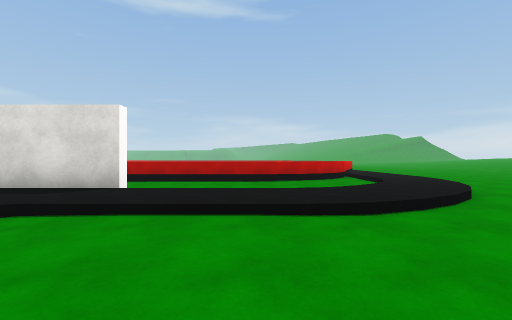
[1] (above)

21 first-person views from a walk through a 3-D level made in the Unity game engine. The camera is 1.2 m above the floor, looks level and sees 90° across. The floor is counted in squares, 2 m on a side. Each view is taken from the middle of a square. On the plan, view 1 faces up. The plan holds only what a view shows up to about 9 squares ahead; the rest is blank. The place goes on beyond the plan. Some surface patterns are stand-ins.

[2]
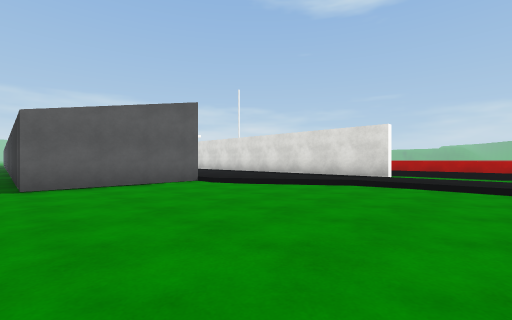

[3]
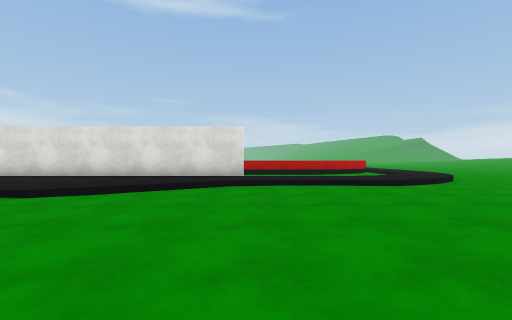

[4]
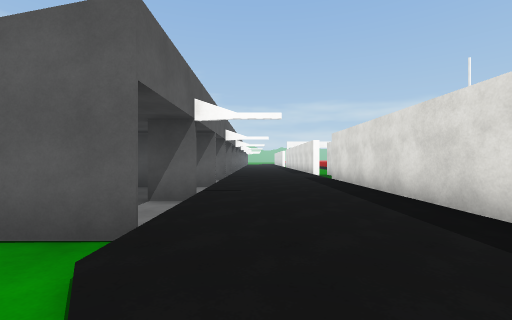

[5]
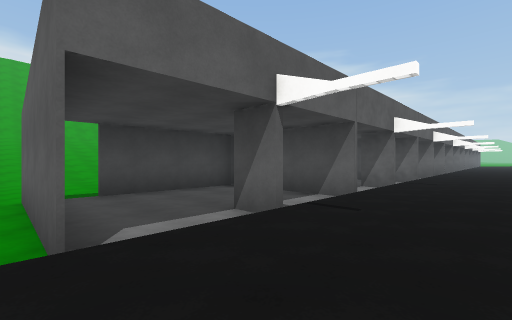

[6]
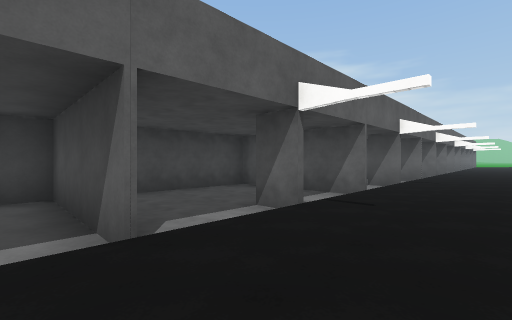

[7]
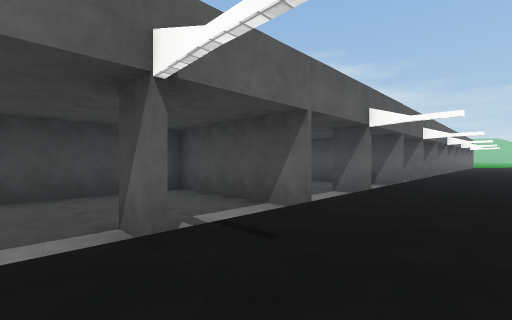

[8]
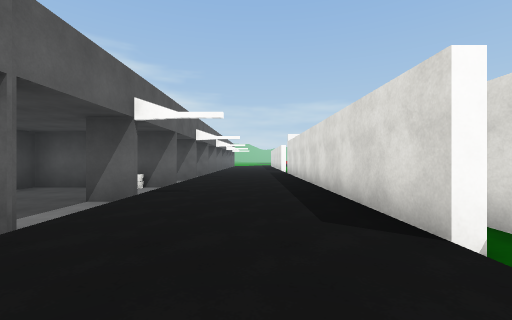

[9]
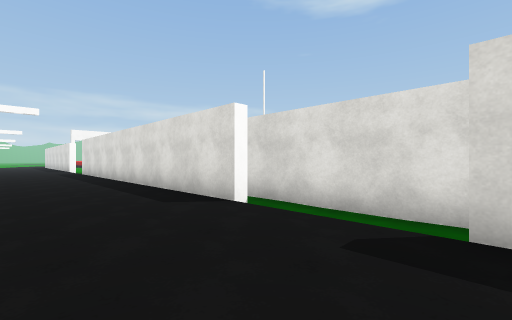

[10]
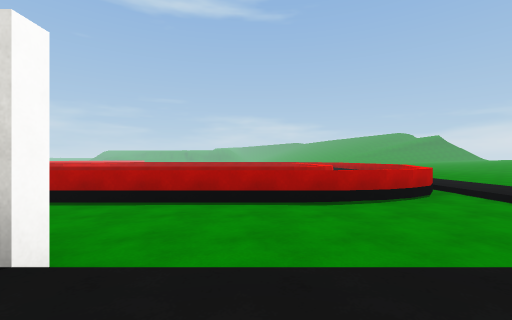

[11]
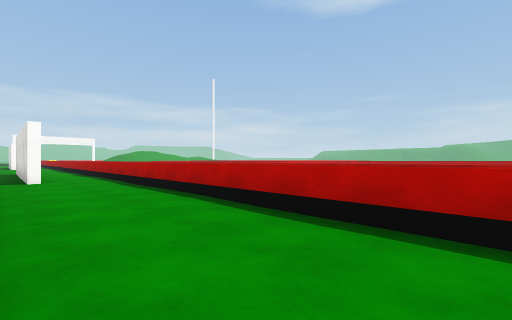

[12]
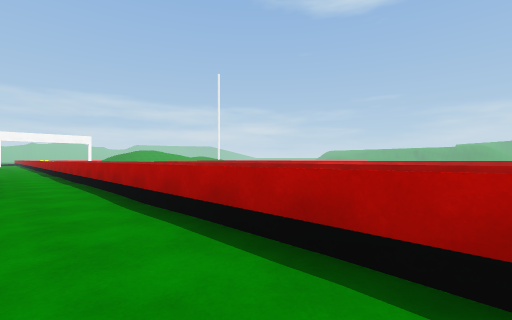

[13]
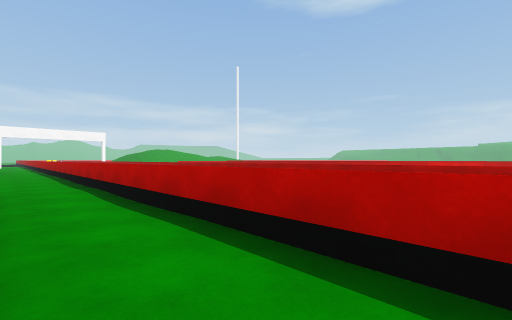

[14]
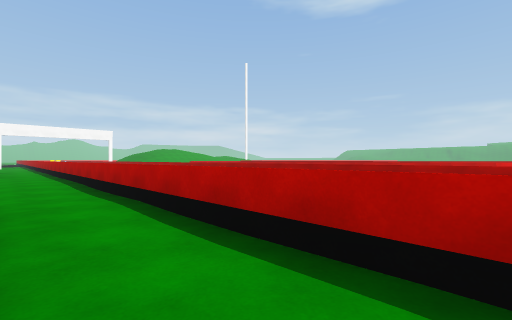

[15]
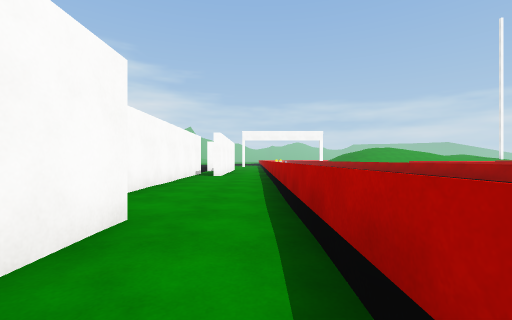

[16]
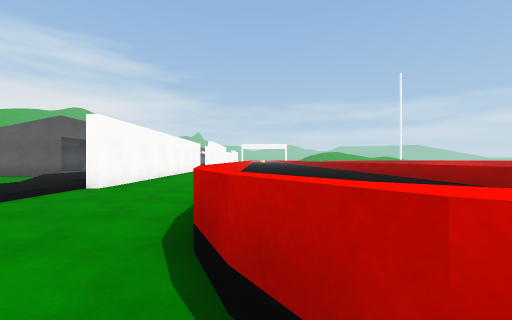

[17]
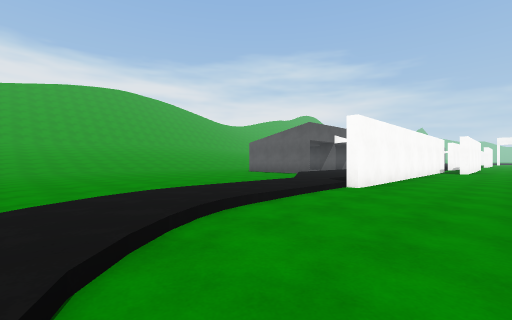

[18]
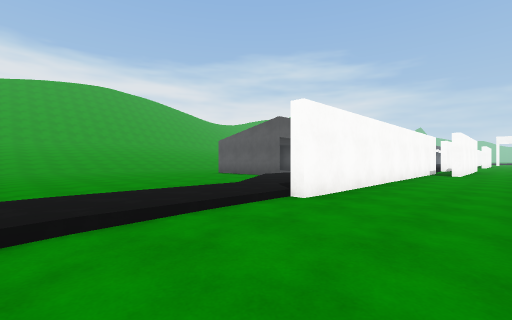

[19]
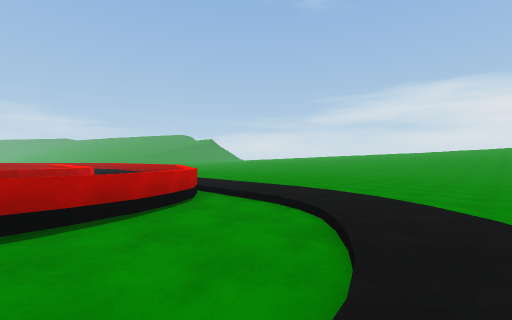

[20]
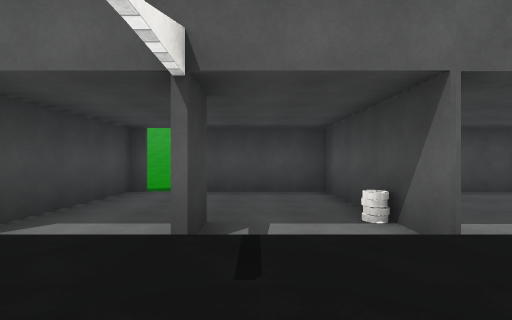

[21]
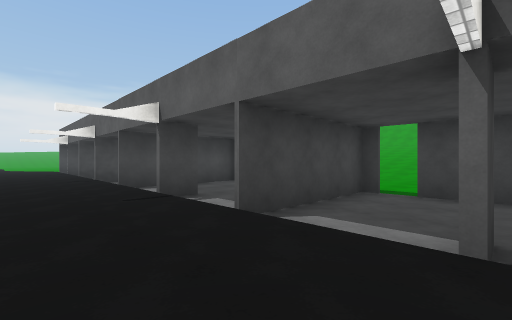

### Floor plan
Key: @ floor where view 1 was taken; # wall or solid block; . main floor; : floor 0.25 m higher than the main floor; / step, stairs or slope; = window, fence, low wall or low ledge; ^ raised ledge; O other object.
Columns run from 22 left of view 1 to 3 right of it. Each row starts with its distance up from view 1.
 15                         ^
 14                         ^
 13                         ^
 12 =======================^
 11  :::             :::::   =
 10                  ::::    =
  9                  :::     =
  8  ========================.
  7 ..........................
  6 ........................./
  5 ......######............/:
  4 ########::##########:::::/
  3 ::::::::::::::::::://////.
  2 ::::::::::::::::::/.......
  1 #/////////////////........
  0 #.#O...#...#....#.....@...
 -1 ..#....#...#....#.........
 -2 ..#....#...#....#.........
 -3 ######.##########.........

Where each view was taken, in squares from view 1:
view 1: 0 up, 0 right, facing up
view 2: 3 down, 0 right, facing up-left
view 3: 3 down, 2 left, facing up
view 4: 2 up, 4 left, facing left
view 5: 3 up, 6 left, facing down-left
view 6: 3 up, 10 left, facing down-left
view 7: 3 up, 12 left, facing down-left
view 8: 3 up, 13 left, facing left
view 9: 2 up, 12 left, facing up-left
view 10: 3 up, 1 left, facing up
view 11: 5 up, 2 left, facing up-left
view 12: 6 up, 5 left, facing up-left
view 13: 6 up, 10 left, facing up-left
view 14: 6 up, 12 left, facing up-left
view 15: 7 up, 14 left, facing left
view 16: 8 up, 3 right, facing left
view 17: 7 up, 3 right, facing down-left
view 18: 7 up, 1 right, facing down-left
view 19: 4 up, 0 right, facing up-right
view 20: 3 up, 18 left, facing down
view 21: 3 up, 22 left, facing down-right
